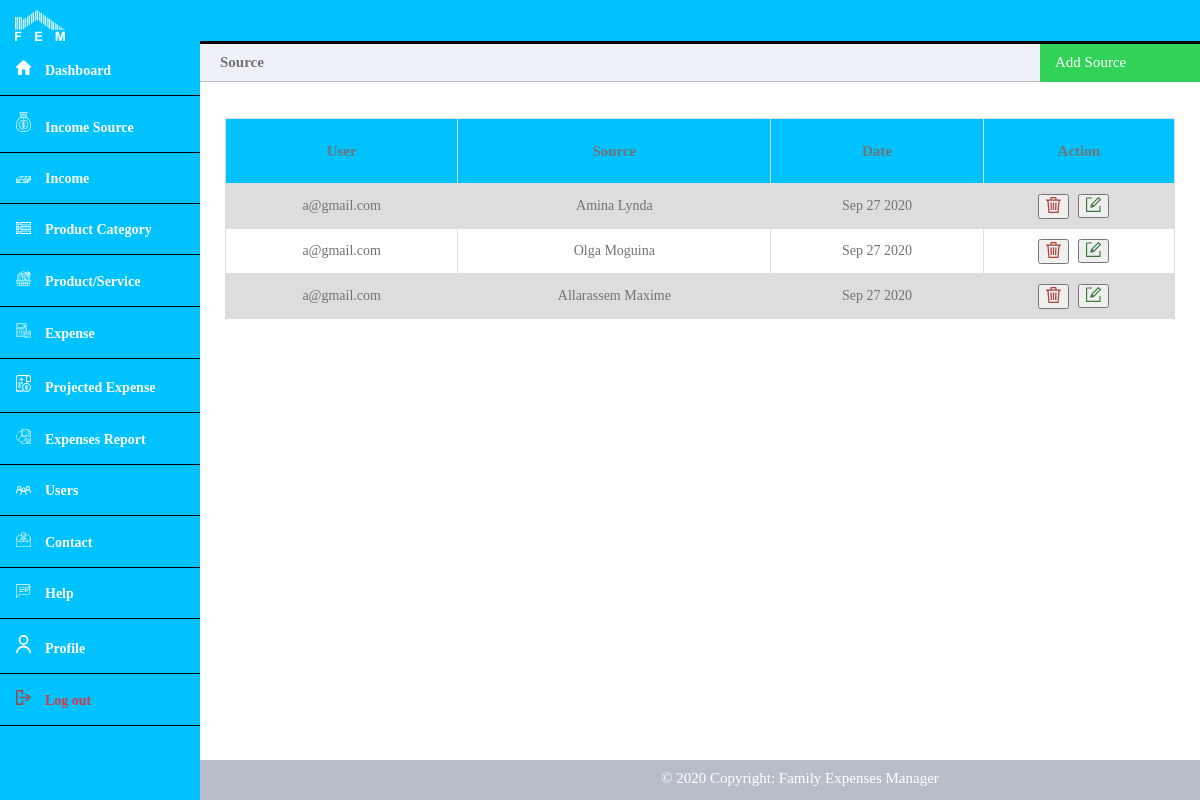
/admin/source.php (signed in), run on the app's committed database.
### tables this page shows
CREATE TABLE `Source` (
  `source_id` int(11) NOT NULL,
  `user_id` int(11) NOT NULL,
  `name` varchar(100) NOT NULL,
  `created_at` timestamp NOT NULL DEFAULT current_timestamp() ON UPDATE current_timestamp()
);

CREATE TABLE `User` (
  `user_id` int(11) NOT NULL,
  `first_name` varchar(50) NOT NULL,
  `last_name` varchar(50) NOT NULL,
  `user_email` varchar(100) NOT NULL,
  `is_admin` tinyint(1) NOT NULL DEFAULT 0,
  `user_password` varchar(200) NOT NULL,
  `created_at` date NOT NULL DEFAULT current_timestamp()
);

### admin/source.php (the view, shortened to what this page needs)
<?php
	require_once('config/query.php');
?>
<!DOCTYPE html>
<html>
	<head>
		<link rel="stylesheet" href="../css/dashboard.css">
	</head>
	<body>
		<?php include('header.php'); ?>
		<div class="main-content">
			<div class="title-left" style="font-size: 15px; color: #737373;">
				Source
			</div>
			<div class="title-right" id="myBtn">
				<div class="add">
					<a style="font-size: 15px;">Add Source</a>
				</div>
			</div>
			<div>
				<?php include('../errors.php'); ?><br>
			</div>
			<div>
				<?php include('../success.php'); ?><br>
			</div>
			<div style="overflow-x:auto;">
				<table style="color: #737373; font-size: 14px;">
					<?php
						$query   = "SELECT * FROM Source ORDER BY created_at DESC";
						$results = mysqli_query($con, $query);
						if (mysqli_num_rows($results) > 0) {
							?>
								<tr style="height: 65px; font-size: 15px;">
									<th style="color: #737373;">User</th>
									<th style="color: #737373;">Source</th>
									<th style="color: #737373;">Date</th>
									<th style="color: #737373;">Action</th>
								</tr>
							<?php
							while($row = $results->fetch_assoc()) {
								$user_id = $row['user_id'];
								$query   = "SELECT * FROM User WHERE user_id = '$user_id'";
								$result2 = mysqli_query($con, $query);
								if (mysqli_num_rows($result2) == 1) {
									$user_data = $result2->fetch_assoc();
								}
								?>
									<tr>
										<td><?php echo $user_data['user_email'] ?></td>
										<td><?php echo $row['name'] ?></td>
										<td><?php echo date('M d Y',strtotime($row['created_at'])) ?></td>
										<td>
											<form action="" method="POST" style="margin-left:-40px;">
												<button name="delete-admin-source">
													<img src="../images/icons/delete.svg" style="width: 15px;">
												</button>&nbsp;&nbsp;&nbsp;
											</form>
											<div style="margin-left:30px; margin-top:-25px">
											<button>
												<a href="source-update.php?id1=<?php echo $row['user_id'] ?>&id2=<?php echo $row['source_id'] ?>&id3=<?php echo $row['name'];?>">
													<img src="../images/icons/edit.svg" style="width: 15px;">
												</a>
											</button>
										</div>
										</td>
									</tr>
								<?php
							}
						} else {
							?>
								<div style="font-size: 15px; color: #737373; margin-top: 50px; text-align: center;">No data</div>
							<?php
						}
					?>
				</table>
				<div class="table-bottom-space"></div>
			</div>
		<br><br><br><br><br>
		<?php include_once("../footer.php"); ?>
	</body>
</html>

### css/dashboard.css (style rules this page uses)
* { box-sizing: border-box; }
body { margin: 0; padding: 0; }
table { border-collapse: collapse; width: 95%; margin: auto; color: #737373; font-size: 14px; margin-top: 15px; }
td, th { border: 1px solid #dddddd; text-align: left; padding: 10px; text-align: center; }
table tr th { background-color: #00C2FF; color: #233245; }
tr:nth-child(even) { background-color: #dddddd; }
.table-bottom-space { padding-top: 40px; }
.main-content { padding: 40px; margin-top: 0; padding: 0; padding-top: 44px; height: 100%; overflow: scroll; }
.main-content .title-left { background-color: #eef1f7; border-bottom: 1px solid #b8bec9; padding: 10px 20px; font-weight: 700; color: #333; font-size: 16px; }
.main-content .title-right { float: right; width: 160px; margin-right: 0px; margin-top: -40px; cursor: pointer; }
.main-content .title-right .add { background-color: #32d157; font-size: 17px; height: 40px; color: white; padding-left: 15px; padding-top: 10px; cursor: pointer; }
.main-content .title-right .add a { text-decoration: none; color: white; }
@media only screen and (min-width: 300px) { table { border-collapse: collapse; width: 95%; margin: auto; } }
@media only screen and (min-width: 600px) { table { border-collapse: collapse; width: 95%; margin: auto; } }
@media only screen and (min-width: 600px) { .main-content { margin-left: 70px; } }
@media only screen and (min-width: 800px) { table { border-collapse: collapse; width: 95%; margin: auto; } }
@media only screen and (min-width: 800px) { .main-content { margin-left: 200px; } }
@media screen and (min-width: 1024px) { table { border-collapse: collapse; width: 95%; margin: auto; } }

### data on the page
source: user.user_email "a@gmail.com", name "Amina Lynda", created_at "Sep 27 2020"
source: user.user_email "a@gmail.com", name "Olga Moguina", created_at "Sep 27 2020"
source: user.user_email "a@gmail.com", name "Allarassem Maxime", created_at "Sep 27 2020"
